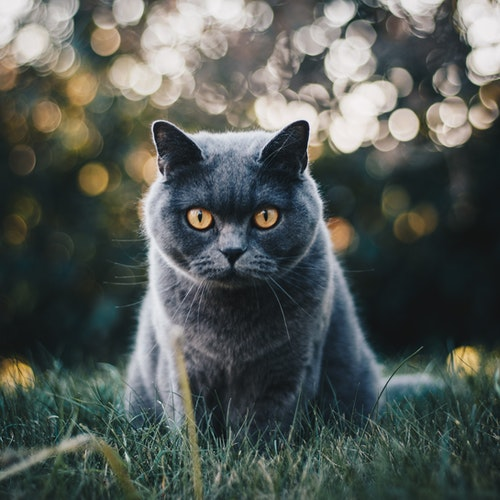
#> input picture cat.jpg, 500 x 500 px
$ python 'open cv 105 rotation.py'
#> lines starting #> are read from the running program, lines starting #| are printed output that depends on the picture
import cv2
import numpy as np

# load the image
file = "cat.jpg"
image = cv2.imread(file)
#> image is the input picture: shape (500, 500, 3); mean B, G, R 84.9, 89.3, 83.1


# function for displaying the images, wont have to write the code again and agian


def show(window_name, image):
    cv2.imshow(window_name, image)
    cv2.waitKey(0)

show("original", image)
# make the rotation
# the logic:

''' for rotation we need to decide a pivot point, alonf which the rotation will take
place, it is like deciding a nail on the image and then making the image
rotate along that nail.'''
# we will do the rotation along the centre point,
height, width = image.shape[:2]
#> height = 500; width = 500
centerX, centerY = width // 2, height // 2
#> centerX = 250; centerY = 250

# we will create a rotation matrix
# this matrix will contain the conditions for our rotation like
# the point along which the rotation has to be done, the degrees of rotation,
# and the scale for the rotated image.
# - angles means clockeise and + anti clockwise

r_m = cv2.getRotationMatrix2D((centerX, centerY), 23, 1)
# then we need to affineWarp this matrix with the image
anti_rot = cv2.warpAffine(image, r_m, image.shape[:2])
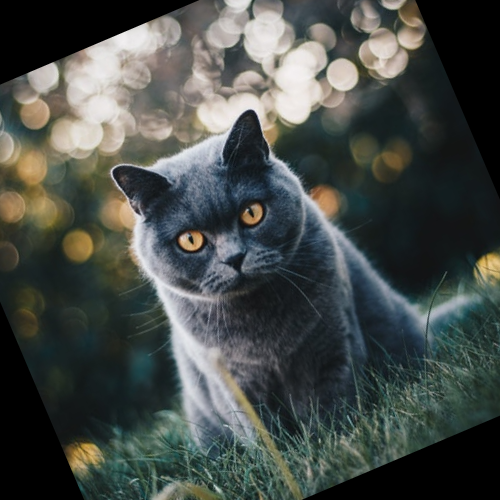
#> anti_rot: shape (500, 500, 3); mean B, G, R 72.5, 76.1, 70.7
show("rotated", anti_rot)

r_m = cv2.getRotationMatrix2D((centerX, centerY), -23, 1)
# then we need to affineWarp this matrix with the image
clock_rot = cv2.warpAffine(image, r_m, image.shape[:2])
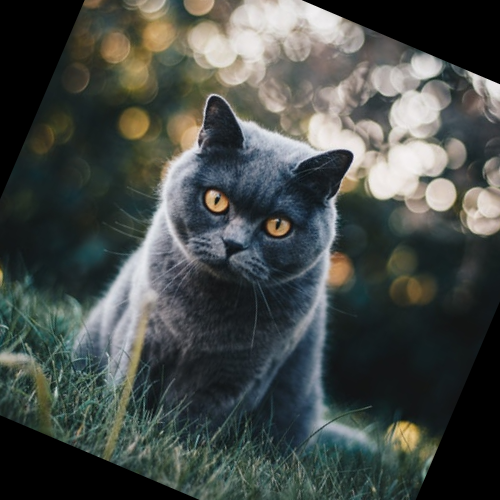
#> clock_rot: shape (500, 500, 3); mean B, G, R 72.2, 75.7, 70.2
show("col rotated", clock_rot)

# we can write a function to wrap these two line in one
def rotate_image(pivot, image, angle, scale=1):
#> called with pivot = (250, 250), angle = 45, scale = 1
    rm = cv2.getRotationMatrix2D(pivot, angle, scale)
    rot = cv2.warpAffine(image, rm, image.shape[:2])
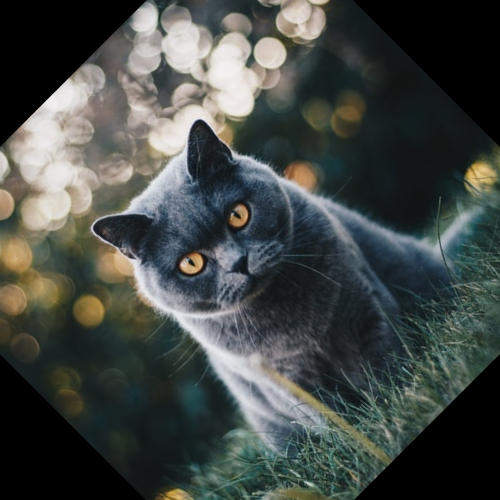
#> rot: shape (500, 500, 3); mean B, G, R 69.4, 72.5, 67.5
    return rot

one = rotate_image((centerX, centerY), image, 45)
show("function rotated", one)

# we can use the imutils to perform this rotation etc, it is using the
# same cv2 code
import imutils as im

im = im.rotate(image, 33, (centerX, centerY))
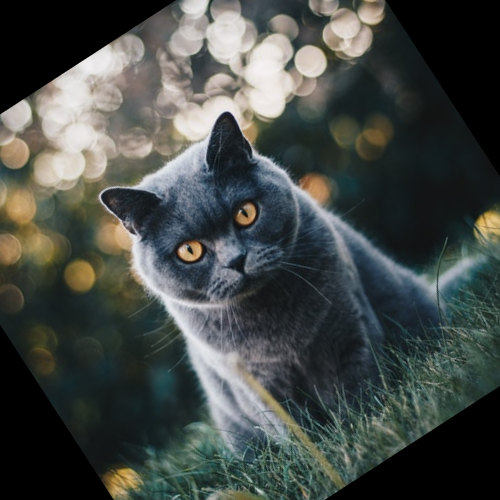
#> im: shape (500, 500, 3); mean B, G, R 70.6, 73.9, 68.9
show("imutils rotation", im)
